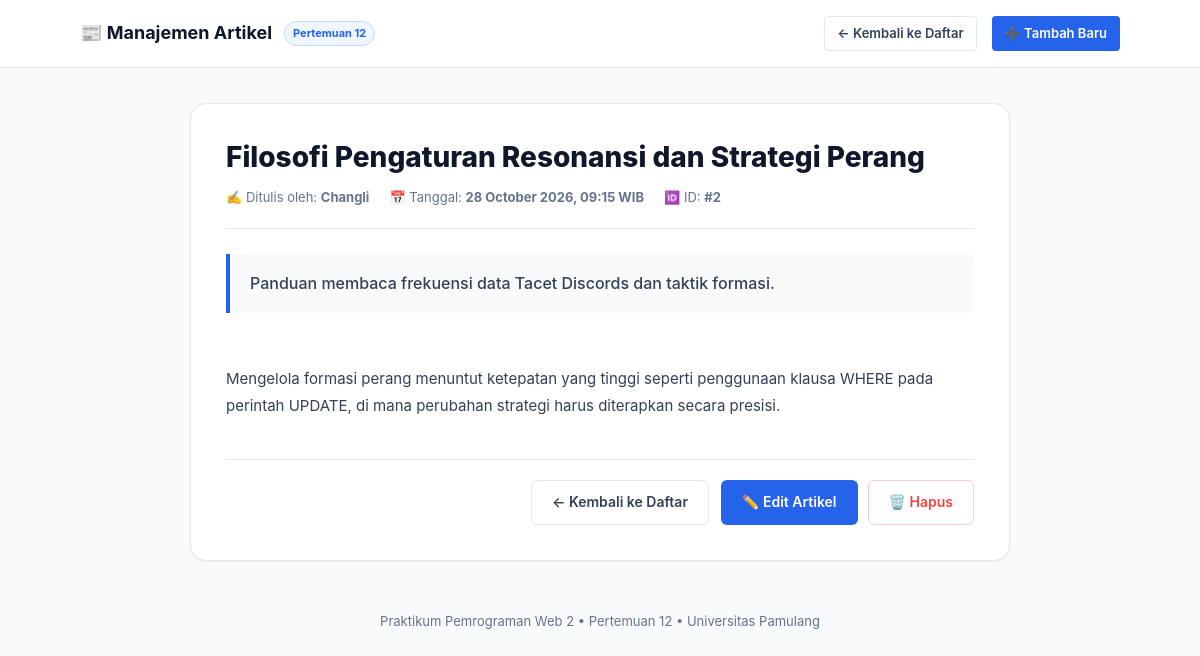
Page /artikel/detail.php?id=2 on the committed database.
### tables this page shows
CREATE TABLE `artikel` (
  `articleID` int(11) NOT NULL AUTO_INCREMENT,
  `judul` varchar(255) NOT NULL,
  `penulis` varchar(100) NOT NULL,
  `lead` text NOT NULL,
  `isi` longtext NOT NULL,
  `waktu` datetime DEFAULT CURRENT_TIMESTAMP,
  PRIMARY KEY (`articleID`)
);

### artikel/detail.php (the view, shortened to what this page needs)
<?php
$id = isset($_GET['id']) ? (int)$_GET['id'] : 0;
$query = mysql_query("SELECT * FROM artikel WHERE articleID = $id");
$artikel = mysql_fetch_assoc($query);
?>
<!DOCTYPE html>
<html lang="id">
<head>
    <link rel="stylesheet" href="style.css">
</head>
<body>
    <nav class="navbar">
        <div class="nav-container">
            <a href="index.php" class="nav-brand">
                <span>📰 Manajemen Artikel</span>
                <span class="nav-brand-badge">Pertemuan 12</span>
            </a>
            <div class="nav-links">
                <a href="index.php" class="btn btn-secondary btn-sm">&larr; Kembali ke Daftar</a>
                <a href="tambah.php" class="btn btn-primary btn-sm">➕ Tambah Baru</a>
            </div>
        </div>
    </nav>
    <div class="container" style="max-width: 860px;">
        <div class="detail-card">
            <div class="detail-header">
                <h1 class="detail-title"><?= htmlspecialchars($artikel['judul']) ?></h1>
                <div class="detail-meta">
                    <span>✍️ Ditulis oleh: <strong><?= htmlspecialchars($artikel['penulis']) ?></strong></span>
                    <span>📅 Tanggal: <strong><?= date('d F Y, H:i', strtotime($artikel['waktu'])) ?> WIB</strong></span>
                    <span>🆔 ID: <strong>#<?= $artikel['articleID'] ?></strong></span>
                </div>
            </div>
            <div class="detail-lead">
                <?= nl2br(htmlspecialchars($artikel['lead'])) ?>
            </div>
            <div class="detail-content">
                <?= nl2br(htmlspecialchars($artikel['isi'])) ?>
            </div>
            <div class="form-actions" style="margin-top: 40px;">
                <a href="index.php" class="btn btn-secondary">&larr; Kembali ke Daftar</a>
                <div style="display:flex; gap:10px;">
                    <a href="edit.php?id=<?= $artikel['articleID'] ?>" class="btn btn-primary">✏️ Edit Artikel</a>
                    <a href="hapus.php?id=<?= $artikel['articleID'] ?>" class="btn btn-outline-danger" onclick="return confirm('Apakah Anda yakin ingin menghapus artikel ini?');">🗑️ Hapus</a>
                </div>
            </div>
        </div>
        <div class="footer-info">
            <p>Praktikum Pemrograman Web 2 &bull; Pertemuan 12 &bull; Universitas Pamulang</p>
        </div>
    </div>
</body>
</html>

### artikel/style.css (style rules this page uses)
:root { --primary: #2563eb; --primary-hover: #1d4ed8; --primary-light: #eff6ff; --primary-border: #bfdbfe; --success: #10b981; --success-light: #ecfdf5; --success-border: #a7f3d0; --danger: #ef4444; --danger-hover: #dc2626; --danger-light: #fef2f2; --danger-border: #fecaca; --warning: #f59e0b; --warning-light: #fffbeb; --bg-page: #f8fafc; --surface: #ffffff; --border: #e2e8f0; --border-focus: #3b82f6; --text-title: #0f172a; --text-body: #334155; --text-muted: #64748b; --text-light: #94a3b8; --radius-sm: 6px; --radius-md: 10px; --radius-lg: 16px; --shadow-sm: 0 1px 2px 0 rgba(0, 0, 0, 0.05); --shadow-md: 0 4px 6px -1px rgba(0, 0, 0, 0.1), 0 2px 4px -1px rgba(0, 0, 0, 0.06); --shadow-lg: 0 10px 15px -3px rgba(0, 0, 0, 0.1), 0 4px 6px -2px rgba(0, 0, 0, 0.05); }
* { margin: 0; padding: 0; box-sizing: border-box; font-family: 'Inter', -apple-system, BlinkMacSystemFont, 'Segoe UI', Roboto, Oxygen, Ubuntu, Cantarell, sans-serif; }
body { background-color: var(--bg-page); color: var(--text-body); line-height: 1.6; min-height: 100vh; padding-bottom: 60px; }
.container { max-width: 1080px; margin: 0 auto; padding: 0 20px; }
.navbar { background: var(--surface); border-bottom: 1px solid var(--border); padding: 16px 0; margin-bottom: 35px; position: sticky; top: 0; z-index: 100; backdrop-filter: blur(8px); background-color: rgba(255, 255, 255, 0.95); }
.nav-container { display: flex; justify-content: space-between; align-items: center; max-width: 1080px; margin: 0 auto; padding: 0 20px; }
.nav-brand { display: flex; align-items: center; gap: 12px; text-decoration: none; color: var(--text-title); font-weight: 700; font-size: 18px; }
.nav-brand-badge { background: var(--primary-light); color: var(--primary); font-size: 11px; font-weight: 700; padding: 3px 8px; border-radius: 999px; border: 1px solid var(--primary-border); }
.nav-links { display: flex; gap: 15px; align-items: center; }
.btn { display: inline-flex; align-items: center; justify-content: center; gap: 8px; padding: 10px 20px; border-radius: var(--radius-sm); font-size: 14px; font-weight: 600; text-decoration: none; cursor: pointer; border: 1px solid transparent; transition: all 0.2s ease; }
.btn-primary { background-color: var(--primary); color: #ffffff; }
.btn-secondary { background-color: var(--surface); color: var(--text-body); border-color: var(--border); }
.btn-outline-danger { background: transparent; color: var(--danger); border-color: var(--danger-border); }
.btn-sm { padding: 6px 12px; font-size: 13px; border-radius: 4px; }
.detail-card { background: var(--surface); border: 1px solid var(--border); border-radius: var(--radius-lg); padding: 35px; box-shadow: var(--shadow-sm); margin-bottom: 25px; }
.detail-header { border-bottom: 1px solid var(--border); padding-bottom: 20px; margin-bottom: 25px; }
.detail-title { font-size: 28px; font-weight: 800; color: var(--text-title); margin-bottom: 12px; line-height: 1.3; }
.detail-meta { display: flex; gap: 20px; font-size: 13px; color: var(--text-muted); }
.detail-lead { font-size: 16px; font-weight: 500; color: var(--text-body); background: #f8fafc; border-left: 4px solid var(--primary); padding: 16px 20px; border-radius: 0 var(--radius-sm) var(--radius-sm) 0; margin-bottom: 25px; line-height: 1.7; }
.detail-content { font-size: 15px; line-height: 1.8; color: var(--text-body); white-space: pre-line; }
.form-actions { display: flex; justify-content: flex-end; gap: 12px; margin-top: 30px; padding-top: 20px; border-top: 1px solid var(--border); }
.footer-info { text-align: center; margin-top: 50px; color: var(--text-muted); font-size: 13px; }

### rows in the picture
artikel: judul "Filosofi Pengaturan Resonansi dan Strategi Perang", penulis "Changli", waktu "28 October 2026, 09:15", articleID "2", lead "Panduan membaca frekuensi data Tacet Discords dan taktik formasi.", isi "Mengelola formasi perang menuntut ketepatan yang tinggi seperti penggunaan klausa WHERE pada perintah UPDATE, di mana perubahan strategi harus diterapkan secara presisi."
